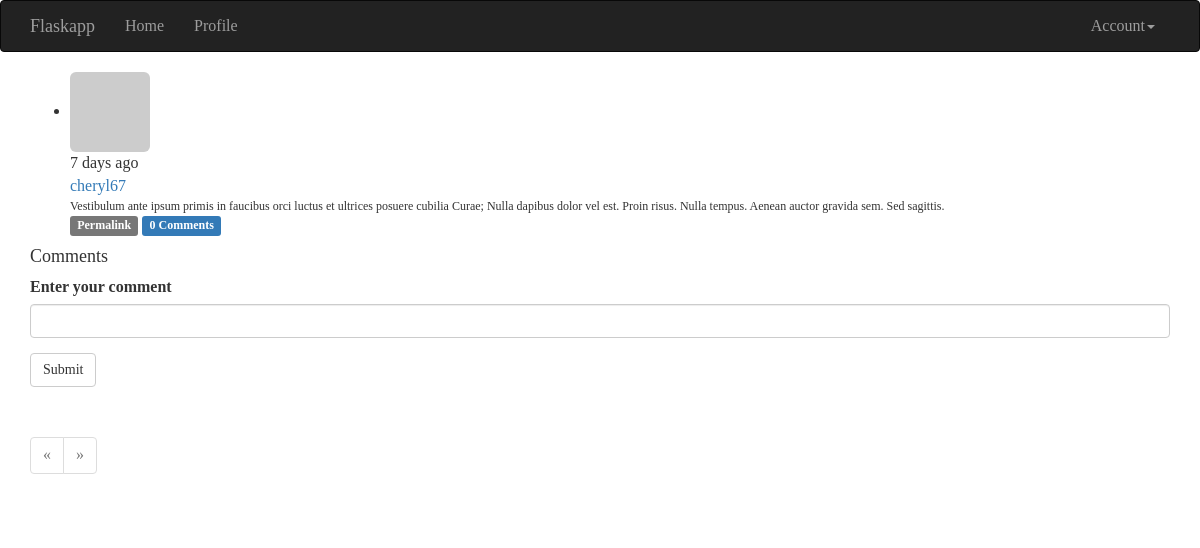
The app's page /post/17 (signed in) with its own data.
### app/models.py (models this page shows, shortened)
class Post(db.Model):
    __tablename__ = 'posts'
    id = db.Column(db.Integer, primary_key=True)
    body = db.Column(db.Text)
    body_html = db.Column(db.Text)
    timestamp = db.Column(db.DateTime, index=True, default=datetime.utcnow)
    author_id = db.Column(db.Integer, db.ForeignKey('users.id'))
    comments = db.relationship('Comment', backref='post', lazy='dynamic')

class User(db.Model, UserMixin):
    __tablename__ = 'users'
    id = db.Column(db.Integer, primary_key=True)
    email = db.Column(db.String(64), unique=True, index=True)
    username = db.Column(db.String(64), unique=True, index=True)
    role_id = db.Column(db.Integer, db.ForeignKey('roles.id'))
    password_hash = db.Column(db.String(128))
    confirmed = db.Column(db.Boolean, default=False)
    name = db.Column(db.String(64))
    location = db.Column(db.String(64))
    about_me = db.Column(db.Text())
    member_since = db.Column(db.DateTime(), default=datetime.utcnow)
    last_seen = db.Column(db.DateTime(), default=datetime.utcnow)
    avatar_hash = db.Column(db.String(32))
    posts = db.relationship('Post', backref='author', lazy='dynamic')
    followed = db.relationship('Follow',
                               foreign_keys=[Follow.follower_id],
                               backref=db.backref('follower', lazy='joined'),
                               lazy='dynamic',
                               cascade='all, delete-orphan')
    followers = db.relationship('Follow',
                                foreign_keys=[Follow.followed_id],
                                backref=db.backref('followed', lazy='joined'),
                                lazy='dynamic',
                                cascade='all, delete-orphan')
    comments = db.relationship('Comment', backref='author', lazy='dynamic')
    @property
    def password(self):
        raise AttributeError('password is not a readable attribute')
    def can(self, permissions):
        return self.role is not None and \
                (self.role.permissions & permissions) == permissions
    def is_administrator(self):
        return self.can(Permission.ADMINISTER)
    def ping(self):
        self.last_seen = datetime.utcnow()
        db.session.add(self)
    def gravatar(self, size=100, default='identicon', rating='g'):
        if request.is_secure:
            url = 'https://secure.gravatar.com/avatar'
        else:
            url = 'http://www.gravatar.com/avatar'
        hash = self.avatar_hash or hashlib.md5(
                self.email.encode('utf-8')).hexdigest()
        return '{url}/{hash}?s={size}&d={default}&r={rating}'.format(
                url=url, hash=hash, size=size, default=default, rating=rating)
    def get_id(self):
        return unicode(self.id)

### app/main/views.py (the view, shortened to what this page needs)
@main.route('/post/<int:id>', methods=['GET', 'POST'])
def post(id):
    post = Post.query.get_or_404(id)
    form = CommentForm()
    page = request.args.get('page', 1, type=int)
    if page == -1:
        page = (post.comments.count() - 1) // \
                current_app.config['FLASKY_COMMENTS_PER_PAGE'] + 1
    pagination = post.comments.order_by(Comment.timestamp.asc()).paginate(
            page, per_page=current_app.config['FLASKY_COMMENTS_PER_PAGE'],
            error_out=False)
    comments = pagination.items
    return render_template('post.html', posts=[post], form=form,
                           comments=comments, pagination=pagination)

### app/main/forms.py
class CommentForm(Form):
    body = StringField('Enter your comment', validators=[Required()])
    submit = SubmitField('Submit')

### app/auth/views.py (called while the page is built)
@auth.before_app_request
def before_request():
    if current_user.is_authenticated:
        current_user.ping()
        if not current_user.confirmed \
                and request.endpoint[:5] != 'auth.' \
                and request.endpoint != 'static':
            return redirect(url_for('auth.unconfirmed'))

### app/main/__init__.py (called while the page is built)
@main.app_context_processor
def inject_permissions():
    return dict(Permission=Permission)

### app/models.py (called while the page is built)
@login_manager.user_loader
def load_user(user_id):
    return User.query.get(int(user_id))

### app/templates/post.html (shortened to what this page needs)
{% extends "base.html" %}
{% import "bootstrap/wtf.html" as wtf %}
{% import "_macros.html" as macros %}
{% block page_content %}
{% include '_posts.html' %}
<h4 id="comments">Comments</h4>
{% if current_user.can(Permission.COMMENT) %}
<div class="comment-form">
    {{ wtf.quick_form(form) }}
</div>
{% endif %}
{% if pagination %}
<div class="pagination">
    {{ macros.pagination_widget(pagination, '.post', fragment='#comments', id=posts[0].id) }}
</div>
{% endif %}
{% endblock %}

### app/templates/_posts.html (shortened to what this page needs)
<ul class="posts">
    {% for post in posts %}
    <li class="post">
        <div class="post-thumbnail">
            <a href="{{ url_for('.user', username=post.author.username) }}">
                <img class="img-rounded profile-thumbnail" src="{{ post.author.gravatar(size=40) }}">
            </a>
        </div>
        <div class="post-content">
            <div class="post-date">{{ moment(post.timestamp).fromNow() }}</div>
            <div class="post-author"><a href="{{ url_for('.user', username=post.author.username) }}">{{ post.author.username }}</a></div>
            <div class="post-body">
                {% if post.body_html %}
                    {{ post.body_html | safe }}
                {% else %}
                    {{ post.body }}
                {% endif %}
            </div>
            <div class="post-footer">
                <a href="{{ url_for('.post', id=post.id) }}">
                    <span class="label label-default">Permalink</span>
                </a>
                <a href="{{ url_for('.post', id=post.id) }}#comments">
                    <span class="label label-primary">{{ post.comments.count() }} Comments</span>
                </a>
            </div>
        </div>
    </li>
    {% endfor %}
</ul>

### tmp/coverage/style.css (style rules this page uses)
html, body, h1, h2, h3, p, table, td, th { margin: 0; padding: 0; border: 0; outline: 0; font-weight: inherit; font-style: inherit; font-size: 100%; font-family: inherit; vertical-align: baseline; }
body { font-family: georgia, serif; font-size: 1em; }
html>body { font-size: 16px; }
p { font-size: .75em; line-height: 1.33333333em; }

### records on screen
Post: timestamp "7 days ago", author.username "cheryl67", body_html "Vestibulum ante ipsum primis in faucibus orci luctus et ultrices posuere cubilia Curae; Nulla dapibus dolor vel est. Proin risus. Nulla tempus. Aenean auctor gravida sem. Sed sagittis.", comments.count "0"
